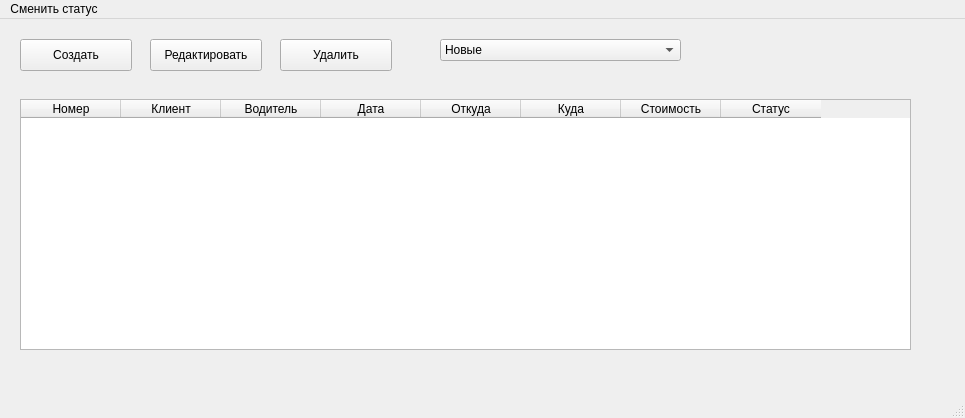
<?xml version="1.0" encoding="UTF-8"?>
<ui version="4.0">
 <class>OrdersWindow</class>
 <widget class="QMainWindow" name="OrdersWindow">
  <property name="geometry">
   <rect>
    <x>0</x>
    <y>0</y>
    <width>965</width>
    <height>418</height>
   </rect>
  </property>
  <property name="windowTitle">
   <string>MainWindow</string>
  </property>
  <widget class="QWidget" name="centralwidget">
   <widget class="QTableWidget" name="tableWidget">
    <property name="geometry">
     <rect>
      <x>20</x>
      <y>80</y>
      <width>891</width>
      <height>251</height>
     </rect>
    </property>
    <column>
     <property name="text">
      <string>Номер</string>
     </property>
    </column>
    <column>
     <property name="text">
      <string>Клиент</string>
     </property>
    </column>
    <column>
     <property name="text">
      <string>Водитель</string>
     </property>
    </column>
    <column>
     <property name="text">
      <string>Дата</string>
     </property>
    </column>
    <column>
     <property name="text">
      <string>Откуда</string>
     </property>
    </column>
    <column>
     <property name="text">
      <string>Куда</string>
     </property>
    </column>
    <column>
     <property name="text">
      <string>Стоимость</string>
     </property>
    </column>
    <column>
     <property name="text">
      <string>Статус</string>
     </property>
    </column>
   </widget>
   <widget class="QPushButton" name="pushButtonEdit">
    <property name="geometry">
     <rect>
      <x>150</x>
      <y>20</y>
      <width>112</width>
      <height>32</height>
     </rect>
    </property>
    <property name="text">
     <string>Редактировать</string>
    </property>
   </widget>
   <widget class="QPushButton" name="pushButtonCreate">
    <property name="geometry">
     <rect>
      <x>20</x>
      <y>20</y>
      <width>112</width>
      <height>32</height>
     </rect>
    </property>
    <property name="text">
     <string>Создать</string>
    </property>
   </widget>
   <widget class="QPushButton" name="pushButtonDelete">
    <property name="geometry">
     <rect>
      <x>280</x>
      <y>20</y>
      <width>112</width>
      <height>32</height>
     </rect>
    </property>
    <property name="text">
     <string>Удалить</string>
    </property>
   </widget>
   <widget class="QComboBox" name="comboBox">
    <property name="geometry">
     <rect>
      <x>440</x>
      <y>20</y>
      <width>241</width>
      <height>22</height>
     </rect>
    </property>
    <item>
     <property name="text">
      <string>Новые</string>
     </property>
    </item>
    <item>
     <property name="text">
      <string>Назначенные</string>
     </property>
    </item>
    <item>
     <property name="text">
      <string>В работе</string>
     </property>
    </item>
    <item>
     <property name="text">
      <string>Завершенные</string>
     </property>
    </item>
    <item>
     <property name="text">
      <string>Отмененные</string>
     </property>
    </item>
    <item>
     <property name="text">
      <string>Плохие</string>
     </property>
    </item>
   </widget>
  </widget>
  <widget class="QMenuBar" name="menubar">
   <property name="geometry">
    <rect>
     <x>0</x>
     <y>0</y>
     <width>965</width>
     <height>21</height>
    </rect>
   </property>
   <widget class="QMenu" name="menuMenu">
    <property name="title">
     <string>Сменить статус</string>
    </property>
    <addaction name="action"/>
    <addaction name="action_2"/>
    <addaction name="action_3"/>
    <addaction name="action_4"/>
   </widget>
   <addaction name="menuMenu"/>
  </widget>
  <widget class="QStatusBar" name="statusbar"/>
  <action name="action">
   <property name="text">
    <string>Забрали пассажира</string>
   </property>
  </action>
  <action name="action_2">
   <property name="text">
    <string>Поезда завершена</string>
   </property>
  </action>
  <action name="action_3">
   <property name="text">
    <string>Поездка отменена</string>
   </property>
  </action>
  <action name="action_4">
   <property name="text">
    <string>Клиент пропал</string>
   </property>
  </action>
 </widget>
 <resources/>
 <connections/>
</ui>
